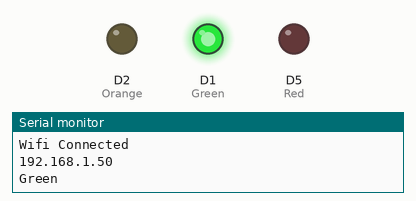
The sketch below on a simulated ESP8266 (NodeMCU). On the bench: output pins drawn as LEDs (lit = HIGH), the last lines printed to the serial monitor. WiFi joins after 1.5 s; servers stay silent unless stated.

Above: at 7.1 s.
At 13.8 s:
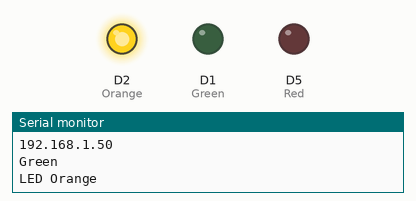
At 20.5 s:
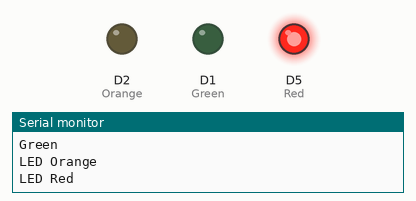
Timing chart, 0 to 32.7 s (numbered marks = the images above):
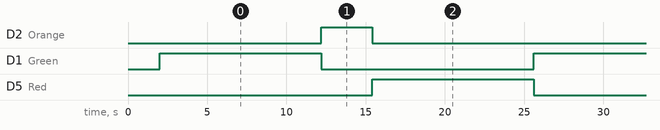

Measured:
- by itself, D2 (Orange): alternates HIGH for 3.2 s and LOW for 20.4 s
- by itself, D1 (Green), D5 (Red): alternates HIGH for 10.2 s and LOW for 13.4 s
- by itself, everything shown: repeats every 23.6 s, in 4 steps

The sketch:

class11d.ino
```cpp
#include <ESP8266HTTPClient.h>
#include<ESP8266WiFi.h>

const char* ssid = "TP-LinK-Faheem";
const char* password = "faheem12345";
WiFiClient client;
String payload;
HTTPClient http;

#define Green D1
#define Orange D2
#define Red D5

void setup() {
  Serial.begin(115200);
  Serial.println();
  Serial.println("Connection to Wifi");
  Serial.println(ssid);
  Serial.println();
  WiFi.begin(ssid,password);
  while(WiFi.status() != WL_CONNECTED){
      delay(1000);
      Serial.print("*");
    }
  Serial.println();
  Serial.println("Wifi Connected");
  Serial.println(WiFi.localIP());

  pinMode(Green, OUTPUT);
  digitalWrite(Green, LOW);

  pinMode(Orange, OUTPUT);
  digitalWrite(Orange, LOW);

  pinMode(Red, OUTPUT);
  digitalWrite(Red, LOW);
  Serial.begin(115200);
}

void loop() {
  // put your main code here, to run repeatedly:
    digitalWrite(Green,HIGH);
    Serial.println("Green");
    http.begin(client,"b37q1-nodemcu.herokuapp.com",80,"/green/");
    http.GET();
    payload = http.getString();
    Serial.println(payload);
    http.end();
    delay(10000);

    digitalWrite(Green,LOW);
    Serial.println("LED Orange");
    digitalWrite(Orange,HIGH);
    http.begin(client,"b37q1-nodemcu.herokuapp.com",80,"/yellow/");
    http.GET();
    payload = http.getString();
    Serial.println(payload);
    http.end();
    delay(3000);


    digitalWrite(Orange,LOW);
    Serial.println("LED Red");
    digitalWrite(Red,HIGH);
    http.begin(client,"b37q1-nodemcu.herokuapp.com",80,"/red/");
    http.GET();
    payload = http.getString();
    Serial.println(payload);
    http.end();
    delay(10000);
    digitalWrite(Red,LOW);
    Serial.flush();
}
```
